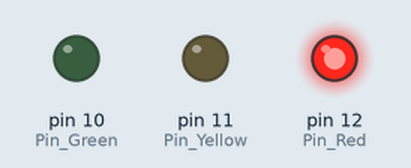
Simulated run of this sketch. Board: Arduino Uno, built with avr-gcc and run on an emulated ATmega328P. Parts: output pins drawn as LEDs (lit = HIGH).

Above: at 0.12 s.
At 2.6 s:
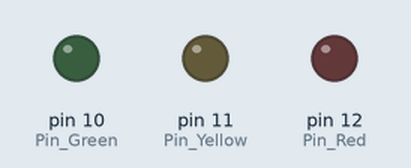
At 12.12 s:
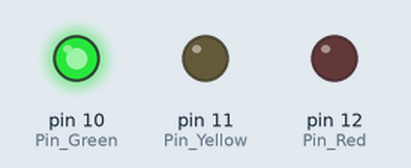
At 21.62 s:
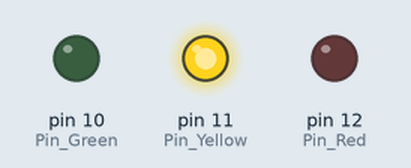
Timing chart, 0 to 22.1 s (numbered marks = the images above):
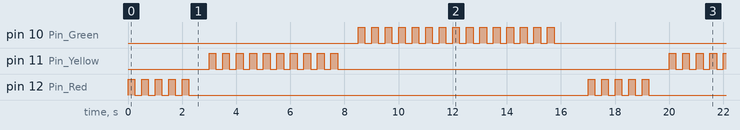

Measured:
- by itself, pin 10 (Pin_Green): moves between LOW and HIGH, repeating every 17.0 s
- by itself, pin 11 (Pin_Yellow): repeats every 17.0 s: 9 × (LOW 0.25 s, HIGH 0.25 s), LOW 12.3 s, HIGH 0.25 s
- by itself, pin 12 (Pin_Red): repeats every 17.0 s: 4 × (LOW 0.25 s, HIGH 0.25 s), LOW 14.8 s, HIGH 0.25 s

The sketch:

Blink_Multiple_Times.ino
```cpp
//Code for Red Light Blink 5 times, Yellow Blink 10 times, Green Blink 15 times

#define Pin_Red 12
#define Pin_Yellow 11
#define Pin_Green 10

void setup() {
  // put your setup code here, to run once:
pinMode(Pin_Red, OUTPUT);
pinMode(Pin_Yellow, OUTPUT);
pinMode(Pin_Green, OUTPUT);
}

void loop() {
  // put your main code here, to run repeatedly:
 int i = 0;
  //Red Light Blink 5 times

for(i=0;i<5;i++){
  digitalWrite(Pin_Red,HIGH);
  delay(250);
  digitalWrite(Pin_Red,LOW);
  delay(250);
  }
 delay(500);

// Yellow Light Blink 10 times
 for(i=0;i<10;i++){
  digitalWrite(Pin_Yellow,HIGH);
  delay(250);
  digitalWrite(Pin_Yellow,LOW);
  delay(250);
  }

 delay(500);

// Green Light Blink 15 times
 for(i=0;i<15;i++){
  digitalWrite(Pin_Green,HIGH);
  delay(250);
  digitalWrite(Pin_Green,LOW);
  delay(250);
  }

delay(1000);
}
```
